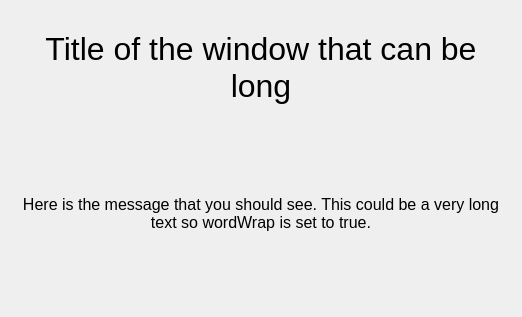
<ui version="4.0" >
 <class>frmMessage</class>
 <widget class="QDialog" name="frmMessage" >
  <property name="geometry" >
   <rect>
    <x>0</x>
    <y>0</y>
    <width>522</width>
    <height>317</height>
   </rect>
  </property>
  <property name="windowTitle" >
   <string>Message</string>
  </property>
  <layout class="QVBoxLayout" name="verticalLayout_2" >
   <item>
    <layout class="QVBoxLayout" >
     <property name="spacing" >
      <number>6</number>
     </property>
     <property name="margin" >
      <number>0</number>
     </property>
     <item>
      <spacer>
       <property name="orientation" >
        <enum>Qt::Vertical</enum>
       </property>
       <property name="sizeType" >
        <enum>QSizePolicy::Maximum</enum>
       </property>
       <property name="sizeHint" stdset="0" >
        <size>
         <width>20</width>
         <height>20</height>
        </size>
       </property>
      </spacer>
     </item>
     <item>
      <widget class="QLabel" name="lblTitle" >
       <property name="sizePolicy" >
        <sizepolicy vsizetype="Maximum" hsizetype="Expanding" >
         <horstretch>0</horstretch>
         <verstretch>0</verstretch>
        </sizepolicy>
       </property>
       <property name="font" >
        <font>
         <pointsize>24</pointsize>
        </font>
       </property>
       <property name="text" >
        <string>Title of the window that can be long</string>
       </property>
       <property name="alignment" >
        <set>Qt::AlignCenter</set>
       </property>
       <property name="wordWrap" >
        <bool>true</bool>
       </property>
      </widget>
     </item>
     <item>
      <spacer>
       <property name="orientation" >
        <enum>Qt::Vertical</enum>
       </property>
       <property name="sizeType" >
        <enum>QSizePolicy::Maximum</enum>
       </property>
       <property name="sizeHint" stdset="0" >
        <size>
         <width>20</width>
         <height>20</height>
        </size>
       </property>
      </spacer>
     </item>
     <item>
      <widget class="QLabel" name="lblMessage" >
       <property name="sizePolicy" >
        <sizepolicy vsizetype="Preferred" hsizetype="Expanding" >
         <horstretch>0</horstretch>
         <verstretch>0</verstretch>
        </sizepolicy>
       </property>
       <property name="font" >
        <font>
         <pointsize>12</pointsize>
        </font>
       </property>
       <property name="text" >
        <string>Here is the message that you should see. This could be a very long text so wordWrap is set to true.</string>
       </property>
       <property name="alignment" >
        <set>Qt::AlignCenter</set>
       </property>
       <property name="wordWrap" >
        <bool>true</bool>
       </property>
      </widget>
     </item>
     <item>
      <spacer>
       <property name="orientation" >
        <enum>Qt::Vertical</enum>
       </property>
       <property name="sizeType" >
        <enum>QSizePolicy::Maximum</enum>
       </property>
       <property name="sizeHint" stdset="0" >
        <size>
         <width>20</width>
         <height>10</height>
        </size>
       </property>
      </spacer>
     </item>
    </layout>
   </item>
  </layout>
 </widget>
 <resources/>
 <connections/>
</ui>
